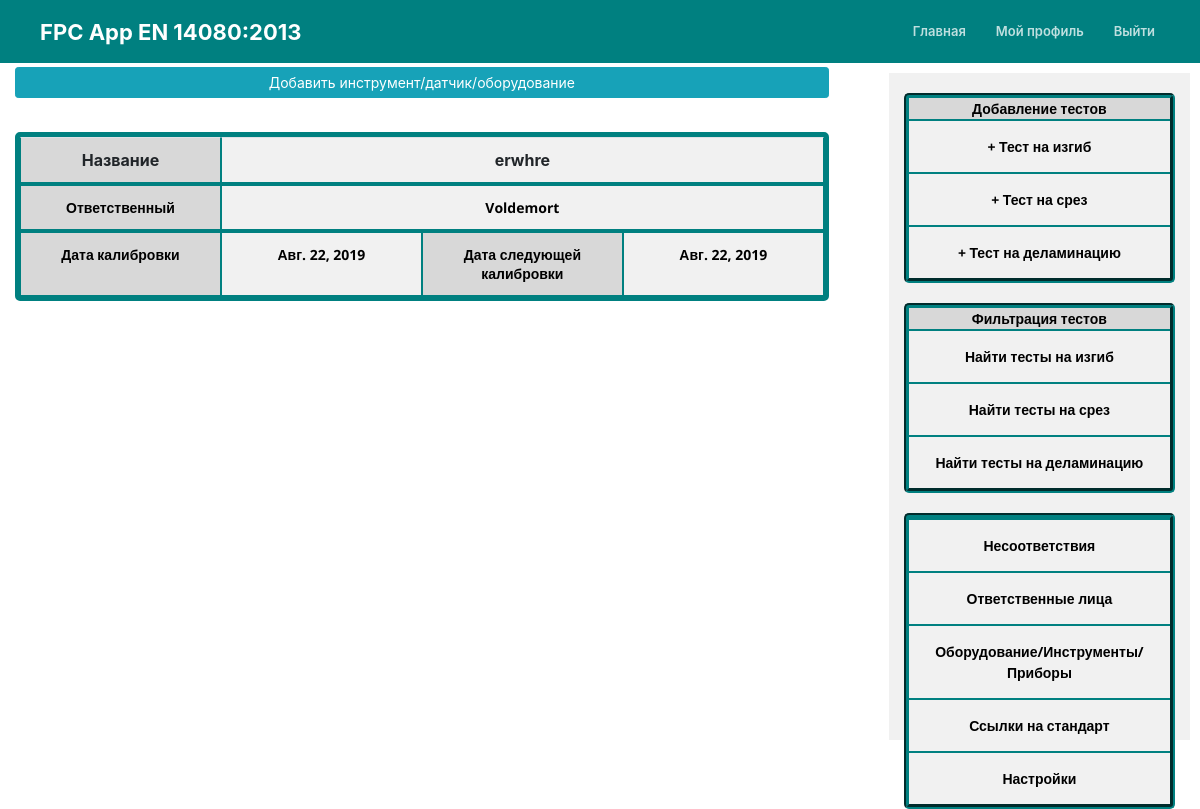
/tools/ (signed in), run on an earlier commit of the app's database.
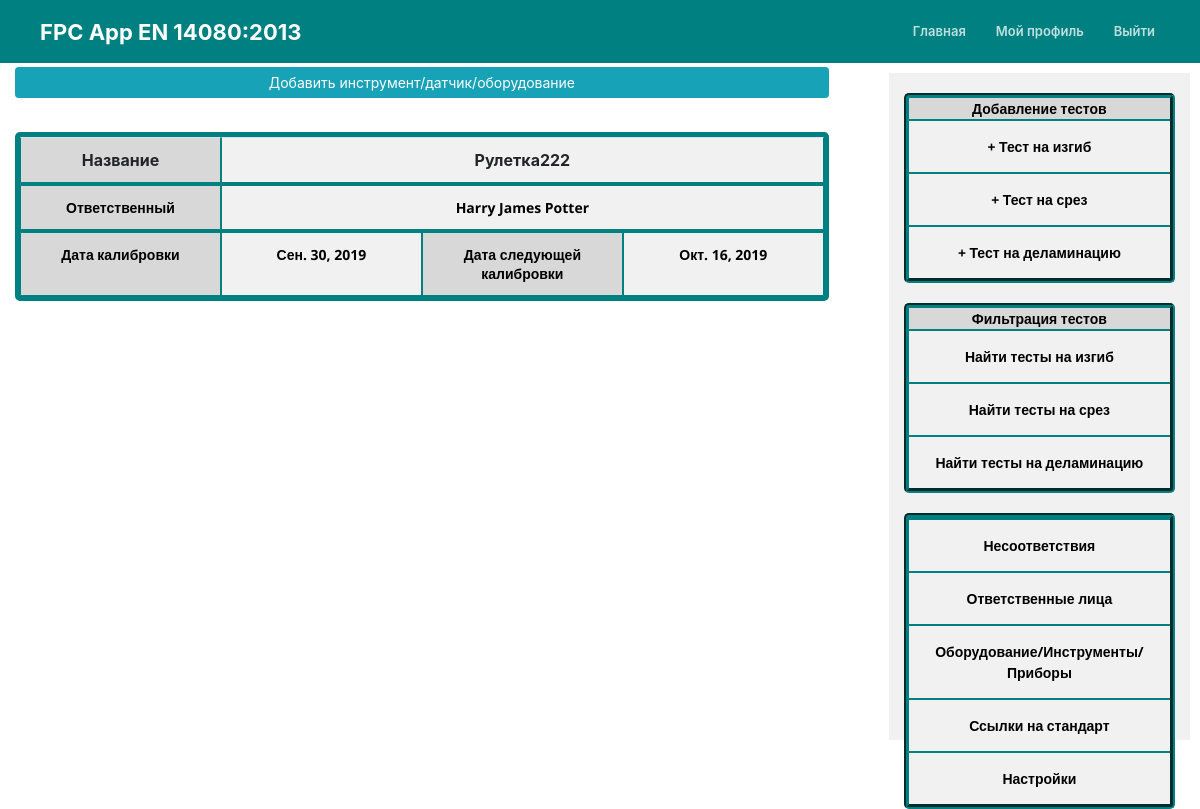
And on a later commit of the database.
### mainApp/models.py (models this page shows, shortened)
class Tool(models.Model):
	name = models.CharField(max_length=100)
	description = models.TextField(blank=True)
	resp_person = models.ForeignKey(Person, on_delete=models.PROTECT)
	calibration_date = models.DateField()
	next_calibration_date = models.DateField()
	author = models.ForeignKey(User, blank=True, null=True, on_delete=models.CASCADE)

class Person(models.Model):
	name = models.CharField(max_length=100)
	position = models.CharField(max_length=100)
	training_date = models.DateField()
	next_training_date = models.DateField()
	comment = models.TextField(blank=True)
	author = models.ForeignKey(User, blank=True, null=True, on_delete=models.CASCADE)

### mainApp/views.py (the view)
# urls.py: path('tools/', today_views.ToolsView, name='tools'),
@login_required
def ToolsView(request):
	user = get_object_or_404(User, username=request.user.username)
	tools = Tool.objects.filter(author=user).order_by('name')
	return render(request, 'mainApp/tools.html', {'tools': tools,})

### mainApp/templates/mainApp/tools.html
{% extends "mainApp/today.html" %}
{% load crispy_forms_tags %}
{% load bootstrap4 %}
{% block content %}
<a class="btn btn-info btn-sm mt-1 mb-1" href="{% url 'tool-create' %}">Добавить инструмент/датчик/оборудование</a>
{% if tools %}
{% for tool in tools %}
<table class="table" onClick='location.href="{% url "tool-detail" tool.id %}"'>
     <tr class="table_row">
        <th class="table_cell dark_cell">Название</th>
        <th colspan="3" class="table_cell">{{ tool.name }}</th>
    </tr>
    <tr class="table_row">
        <th class="table_cell" id="cell3">Ответственный</th>
        <th colspan="3" class="table_cell" id="cell4">{{ tool.resp_person.name }}</th>
     </tr>
     <tr class="table_row">
         <th class="table_cell" id="cell3">Дата калибровки</th>
         <th class="table_cell" id="cell4">{{ tool.calibration_date }}</th>
         <th class="table_cell" id="cell3">Дата следующей калибровки</th>
         <th class="table_cell" id="cell4">{{ tool.next_calibration_date }}</th>
     </tr>
</table>
{% endfor %}
{% else %}
    Ни одного инструмента/датчика/оборудования не добавлено
{% endif %}
{% endblock content %}

### mainApp/templates/mainApp/today.html (shortened to what this page needs)
{% load static %}
{% load bootstrap4 %}
{% bootstrap_css %}
<!DOCTYPE html>
<html>
<head lang="ru">
    <link rel="stylesheet" type="text/css" href="{% static 'mainApp/style.css' %}" />
	<link rel="stylesheet" href="https://stackpath.bootstrapcdn.com/bootstrap/4.2.1/css/bootstrap.min.css">
    <link href="https://stackpath.bootstrapcdn.com/font-awesome/4.7.0/css/font-awesome.min.css" rel="stylesheet">
    <link rel="stylesheet" href="https://cdnjs.cloudflare.com/ajax/libs/tempusdominus-bootstrap-4/5.1.2/css/tempusdominus-bootstrap-4.min.css" />
</head>
<body>
<header class="site__header">
	<div class="container">
		<div class="header__inner">
			<div class="header__logo">
				<a id="logo" href="/">FPC App EN 14080:2013</a>
			</div>
			<nav id="nav">
				<a id="nav__link" href="{% url 'today' %}">Главная</a>
				{% if user.is_authenticated %}
				<a id="nav__link" href="{% url 'profile' %}">Мой профиль</a>
				<a id="nav__link" href="{% url 'logout' %}">Выйти</a>
				{% else %}
				<a id="nav__link" href="{% url 'login' %}">Войти</a>
				<a id="nav__link" href="{% url 'register' %}">Регистрация</a>
				{% endif %}
			</nav>
		</div>
	</div>
</header>
<div class="intro">
	<div class="work__window">
		<div class="work__place">
            {% block content %}{% endblock %}
		</div>
		<div class="sidebar">
			{% block sidebar %}
			<div class="sidebar_inner">
				<div id="dark_cell_sidebar">Добавление тестов</div>
				<div class="sidebar_item">
					<a href="{% url 'bendtest' %}" class="side_link">+ Тест на изгиб</a>
				</div>
				<div class="sidebar_item">
					<a href="{% url 'testshear' %}" class="side_link">+ Тест на срез</a>
				</div>
				<div class="sidebar_item">
					<a href="{% url 'testdelamination' %}" class="side_link">+ Тест на деламинацию</a>
				</div>
			</div>
			<div class="sidebar_inner">
				<div id="dark_cell_sidebar">Фильтрация тестов</div>
				<div class="sidebar_item">
					<a href="{% url 'bendtestfilter' %}" class="side_link">Найти тесты на изгиб</a>
				</div>
				<div class="sidebar_item">
					<a href="{% url 'sheartestfilter' %}" class="side_link">Найти тесты на срез</a>
				</div>
				<div class="sidebar_item">
					<a href="{% url 'delamtestfilter' %}" class="side_link">Найти тесты на деламинацию</a>
				</div>
			</div>
			<div class="sidebar_inner">
				<div class="sidebar_item">
					<a href="{% url 'nonconformities' %}" class="side_link">Несоответствия</a>
				</div>
				<div class="sidebar_item">
					<a href="{% url 'persons' %}" class="side_link">Ответственные лица</a>
				</div>
				<div class="sidebar_item">
					<a href="{% url 'tools' %}" class="side_link">Оборудование/Инструменты/Приборы</a>
				</div>
				<div class="sidebar_item">
					<a href="#" class="side_link">Ссылки на стандарт</a>
				</div>
				<div class="sidebar_item">
					<a href="{% url 'settings' %}" class="side_link">Настройки</a>
				</div>
			</div>
			{% endblock sidebar %}
		</div>
	</div>
</div>
</body>
</html>

### mainApp/static/mainApp/style.css (style rules this page uses)
body { margin: 0; font-family: 'Open Sans', sans-serif; font-size: 14px; color: #ddd; }
*, *:before, *:after { box-sizing: border-box; }
.container { display: flex; width: 100%; margin: 0 0; padding: 0 0; height: 100%; }
.site__header { width: 100%; height: 63px; background: #008080; position: absolute; top: 0; left: 0; z-index: 1000; }
.header__inner { display: flex; justify-content: space-between; align-items: center; width: 100%; flex-wrap: nowrap; }
.header__logo { width: 100%; height: 100%; }
#logo { position: absolute; padding-top: 16px; left: 40px; font-size: 22px; font-weight: 700; color: #fff; text-decoration: none; }
#nav { display: flex; font-size: 13px; font-weight: 600; }
#nav__link { color: #fff; text-decoration: none; opacity: .75; margin-left: 30px; white-space: nowrap; }
#nav__link:first-child { margin-left: 0; }
.intro { height: 750px; padding-top: 63px; }
.work__window { display: flex; flex-flow: row; flex-wrap: nowrap; flex-direction: row; height: 100%; }
.work__place { flex: 3; display: flex; flex-direction: column; margin-right: 50px; margin-left: 15px; max-width: 900px; }
.sidebar { flex: 1; padding-left: 30px; }
.table { border-collapse: separate; border-spacing: 0; text-align: center; margin: 30px 0; padding: 0 0; width: 100%; max-width: 900px; border: 5px solid #008080; border-radius: 5px; }
.table_row { width: 100%; }
.table_cell { margin: 0 0; border: 1px solid #008080; padding: 5px 10px; background: #f1f1f1; width: 20%; text-align: center; }
.sidebar { padding: auto 10px; text-align: center; background: #f1f1f1; margin: 10px; align-items: center; display: flex; flex-direction: column; }
.sidebar_inner { display: flex; flex-direction: column; background: #f1f1f1; border: 5px solid #008080; border-radius: 5px; width: 100%; justify-content: center; margin-top: 20px; margin-right: 30px; border-style: groove; }
.side_link { display: block; height: 100%; font-family: 'Open Sans', sans-serif; font-size: 14px; color: #000000 ; text-decoration: none; font-weight: 700; padding: 15px 0; }
.sidebar_item { padding: 0; border-top: 2px solid #008080; width: 100%; }
#dark_cell_sidebar { background: #d8d8d8; font-family: 'Open Sans', sans-serif; font-size: 14px; color: #000000; font-weight: 700; }
#cell3 { border-top: 3px solid #008080; font-family: 'Open Sans', sans-serif; font-size: 14px; color: #000000; font-weight: 700; background: #d8d8d8; }
#cell4 { border-top: 3px solid #008080; font-family: 'Open Sans', sans-serif; font-size: 14px; color: #000000; font-weight: 700; }
.dark_cell { background: #d8d8d8 }

What changed in the data, as far as the page shows it:
removed Tool: name "erwhre", resp_person.name "Voldemort", calibration_date "Авг. 22, 2019", next_calibration_date "Авг. 22, 2019"
added Tool: name "Рулетка222", resp_person.name "Harry James Potter", calibration_date "Сен. 30, 2019", next_calibration_date "Окт. 16, 2019"
